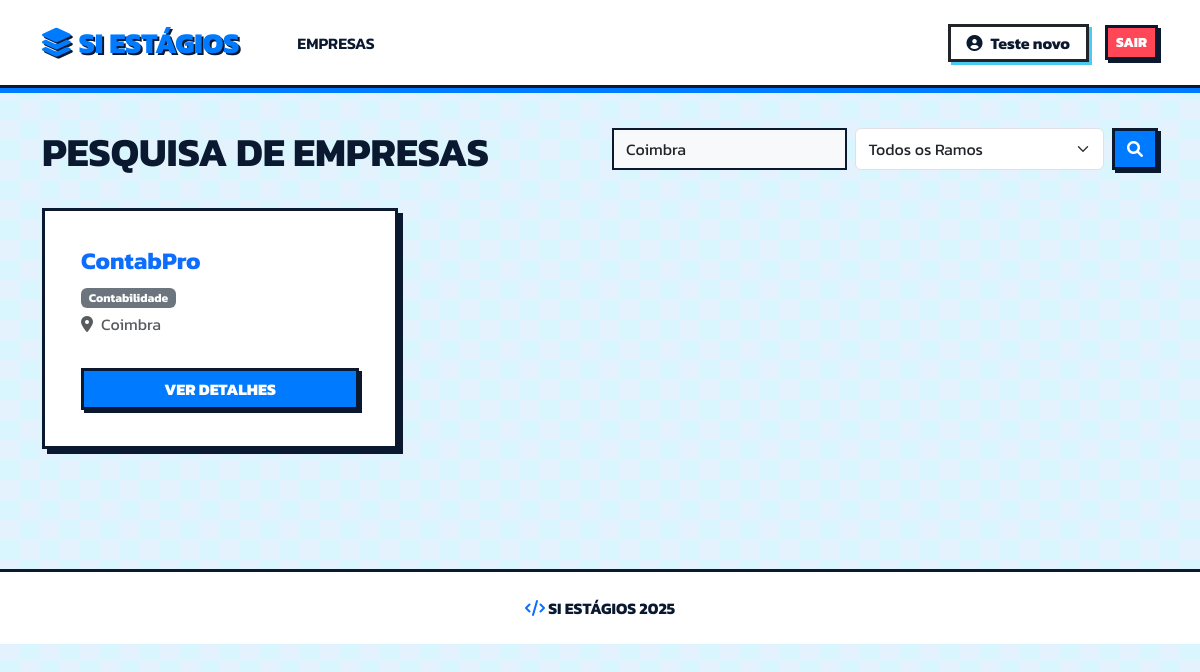
The page /DataBasesProject2/siestagios_web_based/aluno/dashboard.php?local=Coimbra (signed in) on the database its author committed.
### tables this page shows
CREATE TABLE `empresa` (
  `responsavel_id` int(11) DEFAULT NULL,
  `empresa_id` int(11) NOT NULL,
  `num_contribuinte` char(9) DEFAULT NULL,
  `firma` varchar(150) DEFAULT NULL,
  `morada_sede` varchar(150) DEFAULT NULL,
  `localidade` varchar(150) DEFAULT NULL,
  `codigo_postal` char(8) DEFAULT NULL,
  `telefone` varchar(150) DEFAULT NULL,
  `email` varchar(150) DEFAULT NULL,
  `website` varchar(150) DEFAULT NULL,
  `tipo_organizacao` varchar(150) DEFAULT NULL,
  `observacoes` varchar(150) DEFAULT NULL
);

### DataBasesProject2/siestagios_web_based/aluno/dashboard.php (the view, shortened to what this page needs)
<?php
include '../db.php'; include '../includes/header.php';
?>
<div class="row mb-4">
    <div class="col-md-6"><h1 class="display-6 fw-bold text-uppercase">Pesquisa de Empresas</h1></div>
    <div class="col-md-6">
        <form method="GET" class="d-flex gap-2">
            <input type="text" name="local" class="form-control" placeholder="Localidade..." value="<?php echo isset($_GET['local']) ? $_GET['local'] : ''; ?>">
            <select name="ramo" class="form-select">
                <option value="">Todos os Ramos</option>
            </select>
            <button type="submit" class="btn btn-primary"><i class="fas fa-search"></i></button>
        </form>
    </div>
</div>
<div class="row">
    <?php
    $sql = "SELECT DISTINCT e.*, r.descricao as nome_ramo
            FROM empresa e
            JOIN trabalha t ON e.empresa_id = t.empresa_id
            JOIN ramo_atividade r ON t.ramo_atividade_id = r.ramo_atividade_id
            WHERE 1=1";
    if(isset($_GET['local']) && !empty($_GET['local'])) {
        $local = mysqli_real_escape_string($conn, $_GET['local']);
        $sql .= " AND e.localidade LIKE '%$local%'";
    }
    $result = mysqli_query($conn, $sql);
    if(mysqli_num_rows($result) > 0) {
        while($row = mysqli_fetch_assoc($result)) {
            echo '<div class="col-md-4 mb-4">
                    <div class="card h-100">
                        <div class="card-body">
                            <h4 class="card-title fw-bold text-primary">'.$row['firma'].'</h4>
                            <p class="mb-1"><span class="badge bg-secondary">'.$row['nome_ramo'].'</span></p>
                            <p class="card-text text-muted"><i class="fas fa-map-marker-alt me-2"></i>'.$row['localidade'].'</p>
                            <a href="detalhes_empresa.php?id='.$row['empresa_id'].'" class="btn btn-primary w-100 mt-3">Ver Detalhes</a>
                        </div>
                    </div>
                  </div>';
        }
    } else {
        echo "<div class='alert alert-warning'>nenhuma empresa encontrada.</div>";
    }
    ?>
</div>
<?php include '../includes/footer.php'; ?>

### DataBasesProject2/siestagios_web_based/includes/header.php (style rules this page uses)
:root { --blue-dark: #0a192f; --blue-main: #007bff; --blue-light: #4cc9f0; --blue-pale: #e3f2fd; --white: #ffffff; --border-width: 3px; --shadow-dist: 5px; }
body { background-color: var(--blue-pale); background-image: linear-gradient(45deg, var(--blue-light) 25%, transparent 25%, transparent 75%, var(--blue-light) 75%, var(--blue-light)), linear-gradient(45deg, var(--blue-light) 25%, transparent 25%, transparent 75%, var(--blue-light) 75%, var(--blue-light)); background-size: 40px 40px; background-position: 0 0, 20px 20px; background-blend-mode: soft-light; font-family: 'Kanit', sans-serif; color: var(--blue-dark); min-height: 100vh; }
.card, .form-container { border: var(--border-width) solid var(--blue-dark); border-radius: 0; box-shadow: var(--shadow-dist) var(--shadow-dist) 0 var(--blue-dark); background: var(--white); padding: 20px; }
.btn { border: var(--border-width) solid var(--blue-dark); border-radius: 0; font-weight: 800; text-transform: uppercase; box-shadow: 3px 3px 0 var(--blue-dark); transition: all 0.1s; }
.btn-primary { background-color: var(--blue-main); color: var(--white); }
.form-control { border: 2px solid var(--blue-dark); border-radius: 0; background-color: #f8f9fa; }

### rows shown on the page
empresa: firma "ContabPro", nome_ramo "Contabilidade", localidade "Coimbra"

### other values the page prints
$_SESSION['nome'] "Teste novo"
